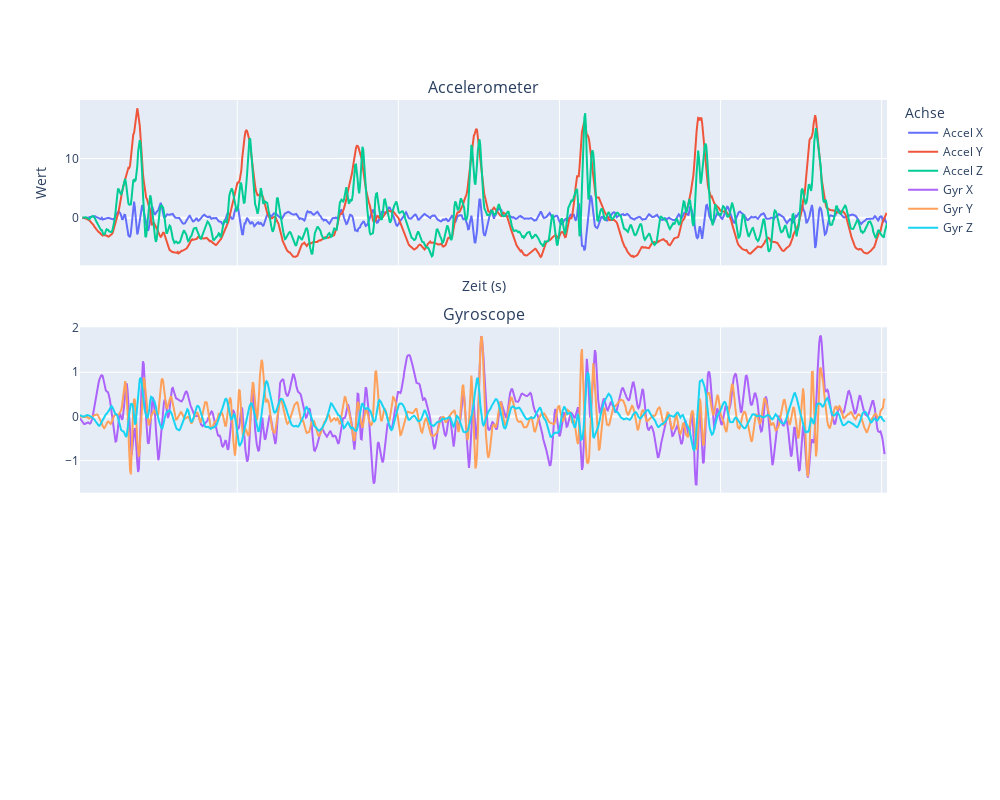

The cell this chart's notebook holds for it:
### Code cell
compare_acc_gyr(squat_acc,squat_gyr)

### Figure 1 — Plotly figure (JSON) as saved in the notebook; plotly's stock layout.template omitted (floating-point values rounded to 4 significant figures; data arrays with more than 128 entries replaced by an {"elided": "..."} marker saying what was removed)
{"data": [{"name": "Accel X", "type": "scatter", "x": {"elided": "998 float values"}, "y": {"elided": "998 float values"}}, {"name": "Accel Y", "type": "scatter", "x": {"elided": "998 float values"}, "y": {"elided": "998 float values"}}, {"name": "Accel Z", "type": "scatter", "x": {"elided": "998 float values"}, "y": {"elided": "998 float values"}}, {"marker": {"size": 4}, "name": "Gyr X", "type": "scatter", "x": {"elided": "998 float values"}, "xaxis": "x2", "y": {"elided": "998 float values"}, "yaxis": "y2"}, {"marker": {"size": 4}, "name": "Gyr Y", "type": "scatter", "x": {"elided": "998 float values"}, "xaxis": "x2", "y": {"elided": "998 float values"}, "yaxis": "y2"}, {"marker": {"size": 4}, "name": "Gyr Z", "type": "scatter", "x": {"elided": "998 float values"}, "xaxis": "x2", "y": {"elided": "998 float values"}, "yaxis": "y2"}], "layout": {"annotations": [{"font": {"size": 16}, "showarrow": false, "text": "Accelerometer", "x": 0.5, "xanchor": "center", "xref": "paper", "y": 1, "yanchor": "bottom", "yref": "paper"}, {"font": {"size": 16}, "showarrow": false, "text": "Gyroscope", "x": 0.5, "xanchor": "center", "xref": "paper", "y": 0.6333, "yanchor": "bottom", "yref": "paper"}], "height": 800, "legend": {"title": {"text": "Achse"}}, "width": 1000, "xaxis": {"anchor": "y", "domain": [0, 1], "matches": "x3", "showticklabels": false, "title": {"text": "Zeit (s)"}}, "xaxis2": {"anchor": "y2", "domain": [0, 1], "matches": "x3", "showticklabels": false}, "xaxis3": {"anchor": "y3", "domain": [0, 1]}, "yaxis": {"anchor": "x", "domain": [0.7333, 1], "title": {"text": "Wert"}}, "yaxis2": {"anchor": "x2", "domain": [0.3667, 0.6333]}, "yaxis3": {"anchor": "x3", "domain": [0, 0.2667]}}}
